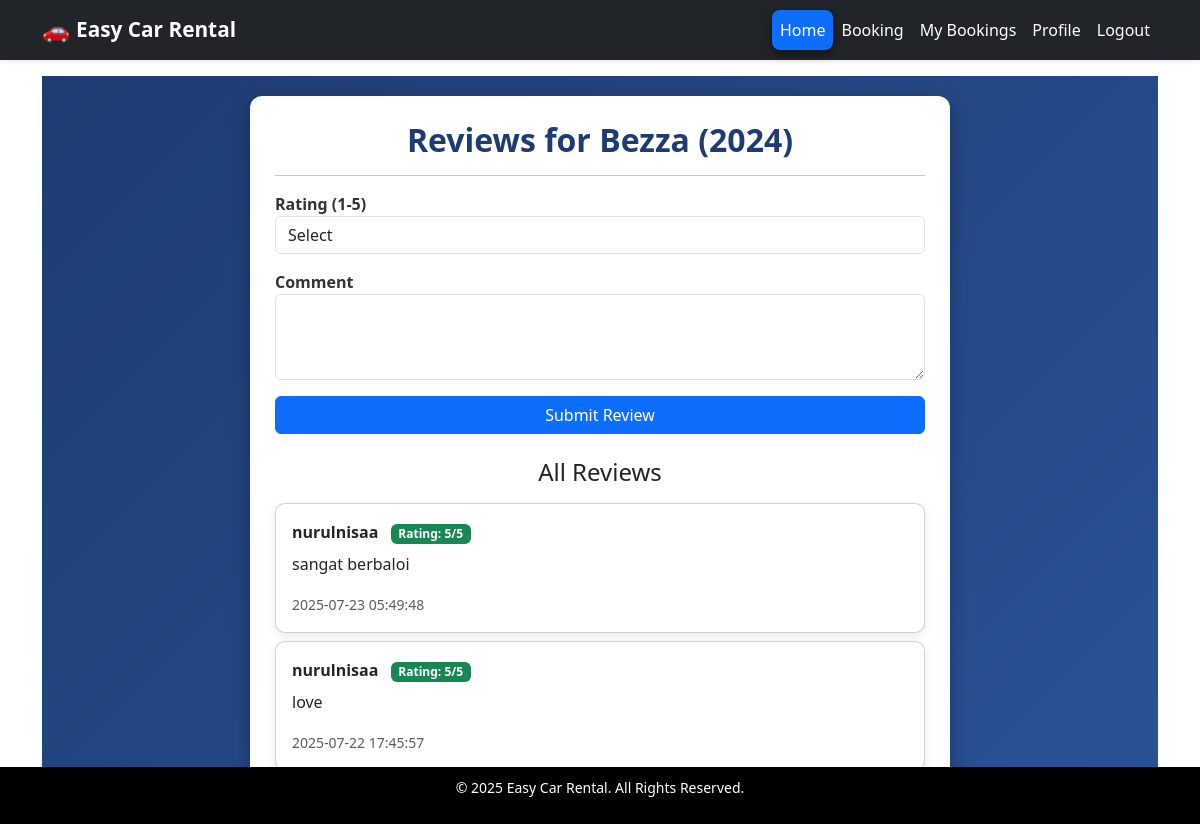
Page /easy_car_rental/reviews.php?car_id=3 (signed in) on the committed database.
### tables this page shows
CREATE TABLE `cars` (
  `car_id` int(11) NOT NULL,
  `car_name` varchar(100) DEFAULT NULL,
  `car_model` varchar(100) DEFAULT NULL,
  `price_per_day` decimal(10,2) DEFAULT NULL,
  `image` varchar(255) DEFAULT NULL
);

CREATE TABLE `reviews` (
  `review_id` int(11) NOT NULL,
  `user_id` int(11) NOT NULL,
  `car_id` int(11) NOT NULL,
  `rating` int(11) NOT NULL,
  `comment` text DEFAULT NULL,
  `created_at` timestamp NOT NULL DEFAULT current_timestamp()
);

CREATE TABLE `users` (
  `user_id` int(11) NOT NULL,
  `username` varchar(50) NOT NULL,
  `email` varchar(100) NOT NULL,
  `password` varchar(255) NOT NULL,
  `role` enum('user','admin') DEFAULT 'user',
  `created_at` timestamp NOT NULL DEFAULT current_timestamp()
);

### easy_car_rental/reviews.php (the view, shortened to what this page needs)
<?php
include 'includes/db.php';
$car_id = isset($_GET['car_id']) ? (int)$_GET['car_id'] : 0;
$stmt = $conn->prepare("SELECT r.*, u.username FROM reviews r
                        JOIN users u ON r.user_id = u.user_id
                        WHERE r.car_id=? ORDER BY r.created_at DESC");
$stmt->bind_param("i", $car_id);
$stmt->execute();
$reviews = $stmt->get_result();
$stmt = $conn->prepare("SELECT * FROM cars WHERE car_id=?");
$stmt->bind_param("i", $car_id);
$stmt->execute();
$car = $stmt->get_result()->fetch_assoc();
include 'includes/header.php';
?>
<div class="reviews-page">
    <div class="review-container">
        <h2>Reviews for <?= $car['car_name'] ?> (<?= $car['car_model'] ?>)</h2>
        <hr>
        <form method="POST" class="review-form mb-4">
            <div class="mb-3">
                <label>Rating (1-5)</label>
                <select name="rating" class="form-control" required>
                    <option value="">Select</option>
                </select>
            </div>
            <div class="mb-3">
                <label>Comment</label>
                <textarea name="comment" class="form-control" rows="3" required></textarea>
            </div>
            <button type="submit" name="submit_review" class="btn btn-primary w-100">Submit Review</button>
        </form>
        <h4 class="text-center mb-3">All Reviews</h4>
        <?php if ($reviews->num_rows > 0): ?>
            <?php while ($r = $reviews->fetch_assoc()): ?>
                <div class="card mb-2 review-card">
                    <div class="card-body">
                        <strong><?= $r['username'] ?></strong>
                        <span class="badge bg-success ms-2">Rating: <?= $r['rating'] ?>/5</span>
                        <p class="mt-2"><?= $r['comment'] ?></p>
                        <small class="text-muted"><?= $r['created_at'] ?></small>
                    </div>
                </div>
            <?php endwhile; ?>
        <?php else: ?>
            <div class="alert alert-info text-center">No reviews yet for this car.</div>
        <?php endif; ?>
    </div>
</div>
<?php include 'includes/footer.php'; ?>

### easy_car_rental/reviews.php (style rules this page uses)
.reviews-page { background: linear-gradient(135deg, #1e3c72, #2a5298); min-height: calc(100vh - 70px); display: flex; justify-content: center; align-items: center; padding: 20px; }
.review-container { background: #fff; border-radius: 12px; padding: 25px; max-width: 700px; width: 100%; box-shadow: 0 8px 20px rgba(0,0,0,0.3); }
.review-container h2 { font-weight: bold; color: #1e3c72; text-align: center; margin-bottom: 15px; }
.review-form label { font-weight: 600; color: #333; }
.review-card { border-radius: 10px; box-shadow: 0 2px 8px rgba(0,0,0,0.1); }

### rows in the picture
cars: car_name "Bezza", car_model "2024"
reviews: user.username "nurulnisaa", rating "5", comment "sangat berbaloi", created_at "2025-07-23 05:49:48"
reviews: user.username "nurulnisaa", rating "5", comment "love", created_at "2025-07-22 17:45:57"
